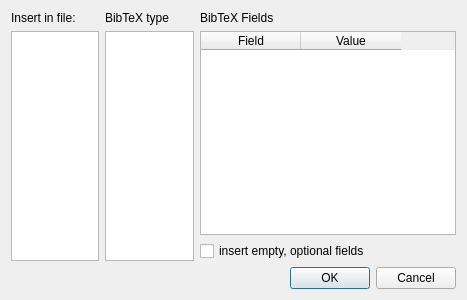
<?xml version="1.0" encoding="UTF-8"?>
<ui version="4.0">
 <class>BibTeXDialog</class>
 <widget class="QDialog" name="BibTeXDialog">
  <property name="geometry">
   <rect>
    <x>0</x>
    <y>0</y>
    <width>467</width>
    <height>300</height>
   </rect>
  </property>
  <property name="windowTitle">
   <string>Dialog</string>
  </property>
  <layout class="QGridLayout" name="gridLayout">
   <item row="1" column="0">
    <widget class="QLabel" name="label">
     <property name="text">
      <string>Insert in file:</string>
     </property>
    </widget>
   </item>
   <item row="1" column="1">
    <widget class="QLabel" name="label_2">
     <property name="text">
      <string>BibTeX type</string>
     </property>
    </widget>
   </item>
   <item row="3" column="0" rowspan="2">
    <widget class="QListWidget" name="fileList"/>
   </item>
   <item row="3" column="1" rowspan="2">
    <widget class="QListWidget" name="typeList"/>
   </item>
   <item row="6" column="0" colspan="3">
    <widget class="QDialogButtonBox" name="buttonBox">
     <property name="orientation">
      <enum>Qt::Horizontal</enum>
     </property>
     <property name="standardButtons">
      <set>QDialogButtonBox::Cancel|QDialogButtonBox::Ok</set>
     </property>
    </widget>
   </item>
   <item row="1" column="2">
    <widget class="QLabel" name="label_3">
     <property name="text">
      <string>BibTeX Fields</string>
     </property>
    </widget>
   </item>
   <item row="3" column="2">
    <widget class="QTableWidget" name="fieldTable">
     <property name="sizePolicy">
      <sizepolicy hsizetype="MinimumExpanding" vsizetype="Expanding">
       <horstretch>0</horstretch>
       <verstretch>0</verstretch>
      </sizepolicy>
     </property>
     <column>
      <property name="text">
       <string>Field</string>
      </property>
     </column>
     <column>
      <property name="text">
       <string>Value</string>
      </property>
     </column>
    </widget>
   </item>
   <item row="4" column="2">
    <widget class="QCheckBox" name="optFieldCheckBox">
     <property name="text">
      <string>insert empty, optional fields</string>
     </property>
    </widget>
   </item>
  </layout>
 </widget>
 <resources/>
 <connections>
  <connection>
   <sender>buttonBox</sender>
   <signal>accepted()</signal>
   <receiver>BibTeXDialog</receiver>
   <slot>accept()</slot>
   <hints>
    <hint type="sourcelabel">
     <x>248</x>
     <y>254</y>
    </hint>
    <hint type="destinationlabel">
     <x>157</x>
     <y>274</y>
    </hint>
   </hints>
  </connection>
  <connection>
   <sender>buttonBox</sender>
   <signal>rejected()</signal>
   <receiver>BibTeXDialog</receiver>
   <slot>reject()</slot>
   <hints>
    <hint type="sourcelabel">
     <x>316</x>
     <y>260</y>
    </hint>
    <hint type="destinationlabel">
     <x>286</x>
     <y>274</y>
    </hint>
   </hints>
  </connection>
 </connections>
</ui>
